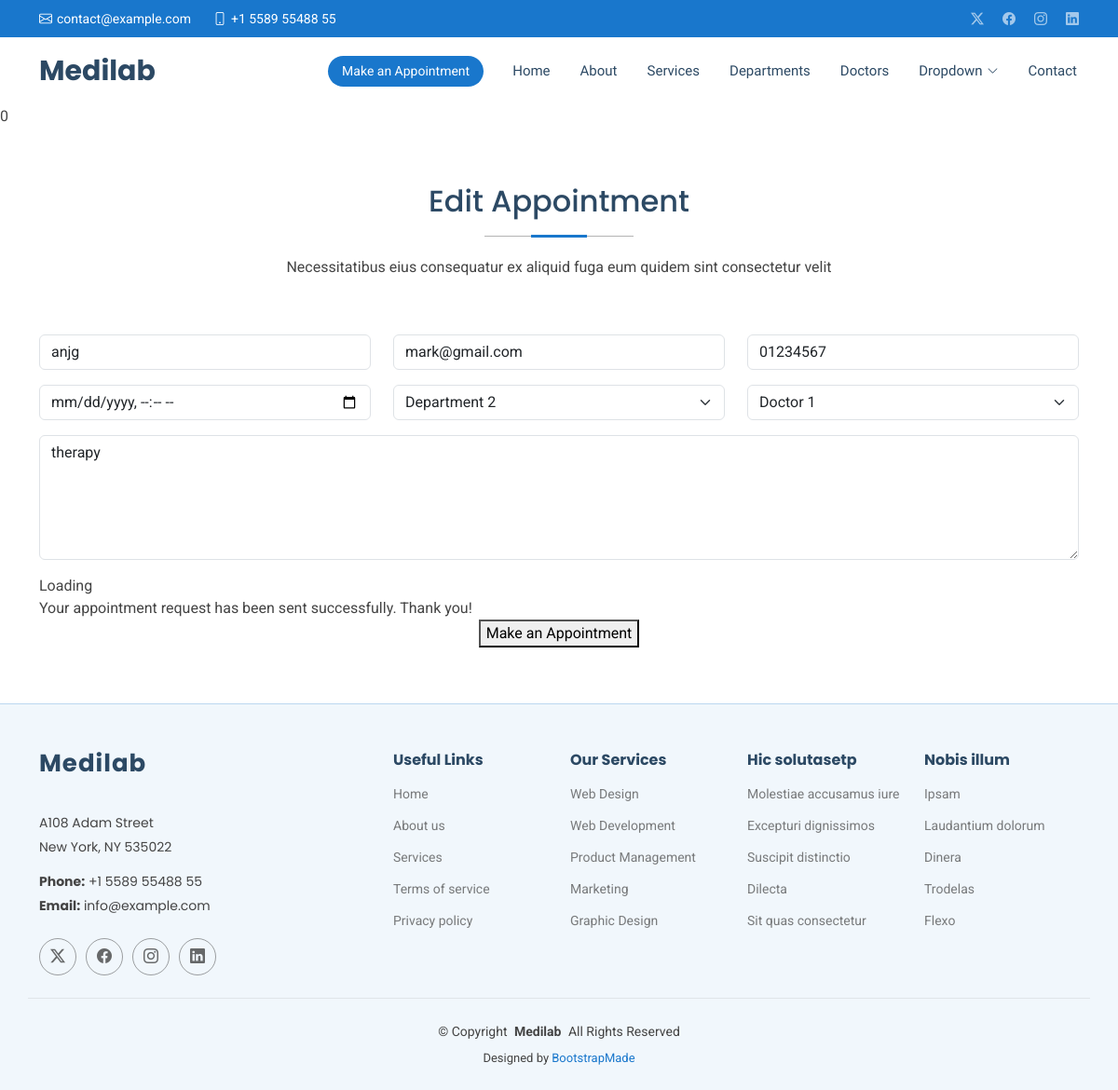
Screenshot of /edit/1 with the database file from the repository.
### Hospitalapp/models.py (models this page shows, shortened)
class Appointment(models.Model):
    name=models.CharField(max_length=40)
    email=models.EmailField()
    phone=models.CharField(max_length=40)
    date=models.DateTimeField()
    department=models.CharField(max_length=40)
    doctor=models.CharField(max_length=40)
    message=models.TextField()

### Hospitalapp/views.py (the view)
# urls.py: path('edit/<int:id>', views.edit,name='edit'),
def edit (request,id):
    editinfo = get_object_or_404(Appointment,id=id)
    if request.method ==  'POST':
        editinfo.name = request.POST.get('name')
        editinfo.email = request.POST.get('email')
        editinfo.phone = request.POST.get('phone')
        editinfo.date = request.POST.get('date')
        editinfo.department = request.POST.get('department')
        editinfo.doctor = request.POST.get('doctor')
        editinfo.message = request.POST.get('message')
        editinfo.save()
        return redirect('/show')
    else:
        return render(request,'edit.html',{'editinfo':editinfo})

### templates/edit.html (shortened to what this page needs)
{% extends  'starter-page.html' %}
{% load static %}
{% block content%}
    <section id="appointment" class="appointment section">
      <div class="container section-title" data-aos="fade-up">
        <h2>Edit Appointment</h2>
        <p>Necessitatibus eius consequatur ex aliquid fuga eum quidem sint consectetur velit</p>
      </div>
      <div class="container" data-aos="fade-up" data-aos-delay="100">
        <form  method="post">
          <div class="row">
            <div class="col-md-4 form-group">
              <input type="text"  value="{{ editinfo.name }}"   name="name" class="form-control" id="name" placeholder="Your Name" required="">
            </div>
            <div class="col-md-4 form-group mt-3 mt-md-0">
              <input type="email"   value="{{ editinfo.email }}"  class="form-control" name="email" id="email" placeholder="Your Email" required="">
            </div>
            <div class="col-md-4 form-group mt-3 mt-md-0">
              <input type="tel"  value="{{ editinfo.phone }}"  class="form-control" name="phone" id="phone" placeholder="Your Phone" required="">
            </div>
          </div>
          <div class="row">
            <div class="col-md-4 form-group mt-3">
              <input type="datetime-local"    name="date" class="form-control datepicker" id="date" placeholder="Appointment Date" required="">
            </div>
            <div class="col-md-4 form-group mt-3">
              <select name="department" id="department" class="form-select" required="">
                <option value="Department 2" {% if editinfo.department == "Department 2"%}
                	selected
                {% endif %} >Department 2</option>
              </select>
            </div>
            <div class="col-md-4 form-group mt-3">
              <select name="doctor" id="doctor" class="form-select" required="">
                <option value="Doctor 1" {% if editinfo.doctor == "Doctor 1" %}
                	selected
                {% endif %}  >Doctor 1</option>
              </select>
            </div>
          </div>
          <div class="form-group mt-3">
            <textarea class="form-control" name="message" rows="5" placeholder="Message (Optional)">{{ editinfo.message }}</textarea>
          </div>
          <div class="mt-3">
            <div class="loading">Loading</div>
            <div class="sent-message">Your appointment request has been sent successfully. Thank you!</div>
            <div class="text-center"><button type="submit">Make an Appointment</button></div>
          </div>
        </form>
      </div>
    </section>
{%endblock%}

### static/assets/css/main.css (style rules this page uses)
:root { --default-font: "Roboto", system-ui, -apple-system, "Segoe UI", Roboto, "Helvetica Neue", Arial, "Noto Sans", "Liberation Sans", sans-serif, "Apple Color Emoji", "Segoe UI Emoji", "Segoe UI Symbol", "Noto Color Emoji"; --heading-font: "Poppins", sans-serif; --nav-font: "Raleway", sans-serif; }
:root { --background-color: #ffffff; --default-color: #444444; --heading-color: #2c4964; --accent-color: #1977cc; --surface-color: #ffffff; --contrast-color: #ffffff; }
:root { --nav-color: #2c4964; --nav-hover-color: #1977cc; --nav-mobile-background-color: #ffffff; --nav-dropdown-background-color: #ffffff; --nav-dropdown-color: #2c4964; --nav-dropdown-hover-color: #1977cc; }
:root { scroll-behavior: smooth; }
body { color: var(--default-color); background-color: var(--background-color); font-family: var(--default-font); }
h1, h2, h3, h4, h5, h6 { color: var(--heading-color); font-family: var(--heading-font); }
section, .section { color: var(--default-color); background-color: var(--background-color); padding: 60px 0; scroll-margin-top: 72px; overflow: clip; }
.section-title { text-align: center; padding-bottom: 60px; position: relative; }
.section-title h2 { font-size: 32px; font-weight: 500; margin-bottom: 20px; padding-bottom: 20px; position: relative; }
.section-title h2:before { content: ""; position: absolute; display: block; width: 160px; height: 1px; background: color-mix(in srgb, var(--default-color), transparent 60%); left: 0; right: 0; bottom: 1px; margin: auto; }
.section-title h2::after { content: ""; position: absolute; display: block; width: 60px; height: 3px; background: var(--accent-color); left: 0; right: 0; bottom: 0; margin: auto; }
.section-title p { margin-bottom: 0; }

### rows the page displays
Appointment: name "anjg", email "mark@gmail.com", phone "01234567", department "Department 2", doctor "Doctor 1", message "therapy"
